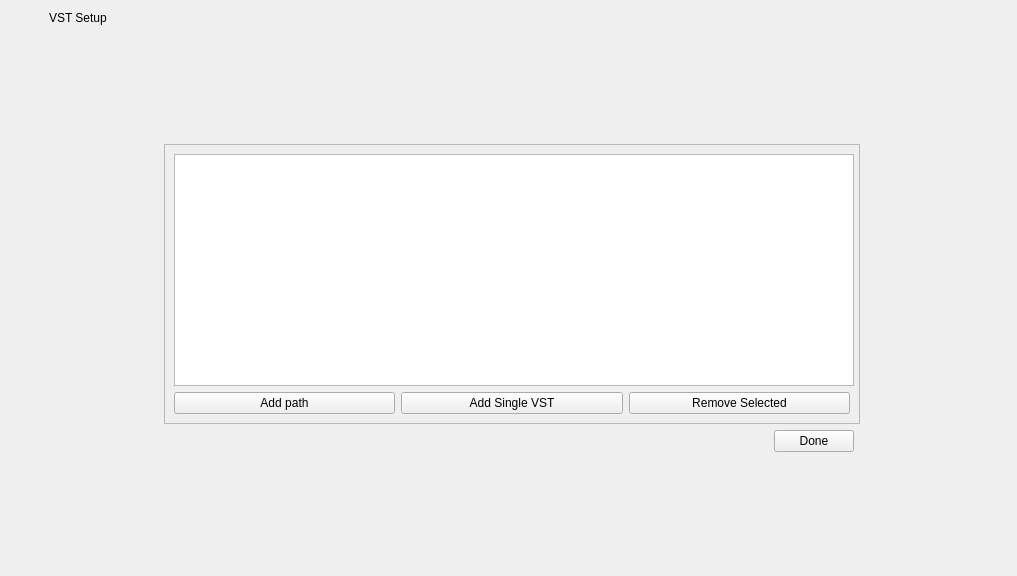
<?xml version="1.0" encoding="UTF-8"?>
<ui version="4.0">
 <class>VstSettingsWidget</class>
 <widget class="QWidget" name="VstSettingsWidget">
  <property name="geometry">
   <rect>
    <x>0</x>
    <y>0</y>
    <width>1017</width>
    <height>576</height>
   </rect>
  </property>
  <property name="windowTitle">
   <string>Form</string>
  </property>
  <layout class="QGridLayout" name="gridLayout">
   <item row="2" column="3">
    <spacer name="horizontalSpacer_2">
     <property name="orientation">
      <enum>Qt::Horizontal</enum>
     </property>
     <property name="sizeHint" stdset="0">
      <size>
       <width>150</width>
       <height>10</height>
      </size>
     </property>
    </spacer>
   </item>
   <item row="2" column="0">
    <spacer name="horizontalSpacer">
     <property name="orientation">
      <enum>Qt::Horizontal</enum>
     </property>
     <property name="sizeHint" stdset="0">
      <size>
       <width>151</width>
       <height>10</height>
      </size>
     </property>
    </spacer>
   </item>
   <item row="1" column="1">
    <spacer name="verticalSpacer">
     <property name="orientation">
      <enum>Qt::Vertical</enum>
     </property>
     <property name="sizeHint" stdset="0">
      <size>
       <width>10</width>
       <height>104</height>
      </size>
     </property>
    </spacer>
   </item>
   <item row="2" column="1" colspan="2">
    <widget class="QFrame" name="frame">
     <property name="minimumSize">
      <size>
       <width>350</width>
       <height>280</height>
      </size>
     </property>
     <property name="frameShape">
      <enum>QFrame::StyledPanel</enum>
     </property>
     <property name="frameShadow">
      <enum>QFrame::Raised</enum>
     </property>
     <layout class="QVBoxLayout" name="verticalLayout">
      <item>
       <widget class="QListWidget" name="listWidget">
        <property name="minimumSize">
         <size>
          <width>680</width>
          <height>200</height>
         </size>
        </property>
       </widget>
      </item>
      <item>
       <layout class="QHBoxLayout" name="horizontalLayout">
        <item>
         <widget class="QPushButton" name="pushButton_addPath">
          <property name="text">
           <string>Add path</string>
          </property>
         </widget>
        </item>
        <item>
         <widget class="QPushButton" name="pushButton_addSingle">
          <property name="text">
           <string>Add Single VST</string>
          </property>
         </widget>
        </item>
        <item>
         <widget class="QPushButton" name="pushButton_del">
          <property name="text">
           <string>Remove Selected</string>
          </property>
         </widget>
        </item>
       </layout>
      </item>
     </layout>
    </widget>
   </item>
   <item row="0" column="0" colspan="2">
    <layout class="QHBoxLayout" name="horizontalLayout_2">
     <item>
      <widget class="QLabel" name="label">
       <property name="minimumSize">
        <size>
         <width>32</width>
         <height>0</height>
        </size>
       </property>
       <property name="maximumSize">
        <size>
         <width>32</width>
         <height>32</height>
        </size>
       </property>
       <property name="styleSheet">
        <string notr="true">* {
font: 11pt &quot;HandelGotDLig&quot;;
	background-color: rgba(255, 255, 255, 0);
    color: rgb(255, 255, 255);
}</string>
       </property>
       <property name="text">
        <string/>
       </property>
       <property name="pixmap">
        <pixmap resource="icons.qrc">:/vstIcons/cl-add-setup.png</pixmap>
       </property>
       <property name="scaledContents">
        <bool>true</bool>
       </property>
      </widget>
     </item>
     <item>
      <widget class="QLabel" name="label_2">
       <property name="sizePolicy">
        <sizepolicy hsizetype="Preferred" vsizetype="Maximum">
         <horstretch>0</horstretch>
         <verstretch>0</verstretch>
        </sizepolicy>
       </property>
       <property name="styleSheet">
        <string notr="true">* {
font: 14pt &quot;HandelGotDLig&quot;;
}</string>
       </property>
       <property name="text">
        <string>VST Setup</string>
       </property>
      </widget>
     </item>
    </layout>
   </item>
   <item row="3" column="1">
    <layout class="QHBoxLayout" name="horizontalLayout_3">
     <item>
      <spacer name="horizontalSpacer_3">
       <property name="orientation">
        <enum>Qt::Horizontal</enum>
       </property>
       <property name="sizeHint" stdset="0">
        <size>
         <width>40</width>
         <height>20</height>
        </size>
       </property>
      </spacer>
     </item>
     <item>
      <widget class="QPushButton" name="pushButton_close">
       <property name="text">
        <string>Done</string>
       </property>
      </widget>
     </item>
    </layout>
   </item>
   <item row="4" column="1">
    <spacer name="verticalSpacer_2">
     <property name="orientation">
      <enum>Qt::Vertical</enum>
     </property>
     <property name="sizeHint" stdset="0">
      <size>
       <width>10</width>
       <height>103</height>
      </size>
     </property>
    </spacer>
   </item>
  </layout>
 </widget>
 <resources>
  <include location="icons.qrc"/>
 </resources>
 <connections/>
</ui>
